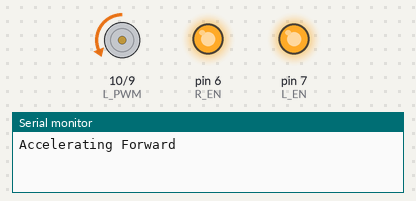
A sketch run on a simulated Arduino Uno, built with avr-gcc and run on an emulated ATmega328P. On the bench: motor-driver pin pairs drawn as motors (green arrow = first pin HIGH = forward, orange = second pin HIGH = backward, longer = more drive), output pins drawn as LEDs (lit = HIGH), the last lines printed to the serial monitor.

Above: at 1.32 s.
At 5.83 s:
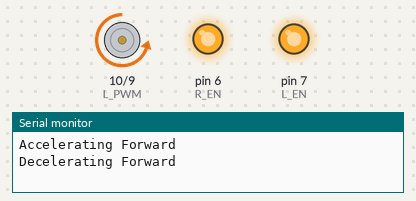
At 10.4 s:
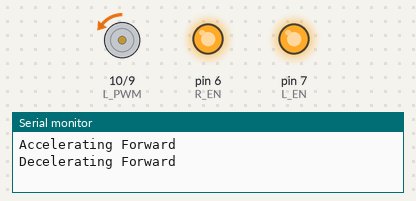
At 15.99 s:
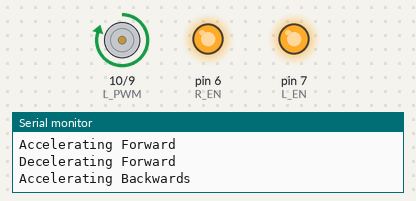
Timing chart, 0 to 27.3 s (numbered marks = the images above):
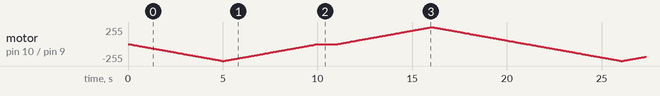

The sketch:

bts_test.ino
```cpp
// Pin Definitions
const uint8_t L_EN = 7;
const uint8_t R_EN = 6;
const uint8_t L_PWM = 10;
const uint8_t R_PWM = 9;

int delayTime = 50;

int calcPWM(float perc_val) {
  // This function converns a percentage value (0-100) into a PWM value (0-255)
  int pwm = (perc_val / 100) * 255;
  return pwm;
}

void setup() {
  // Activate PWM pins
  pinMode(L_PWM, OUTPUT);
  pinMode(R_PWM, OUTPUT);

  // Activate enable (EN) pins
  pinMode(L_EN, OUTPUT);
  pinMode(R_EN, OUTPUT);

  // Write 0 value to PWM motors to stop motor if they're moving
  analogWrite(L_PWM, 0);
  analogWrite(R_PWM, 0);

  // Enable "Right" and "Left" movement
  // NOTE: KEEP THESE THE SAME VALUE (unless you want smoke)
  digitalWrite(L_EN, HIGH);
  digitalWrite(R_EN, HIGH);

  Serial.begin(115200);
}

void loop() {
  Serial.println("\nAccelerating Forward");
  for (int i = 0; i < 100; i++) { // Accelerate forward from 0 to top speed for (100 * delayTime) milliseconds
    analogWrite(L_PWM, 0);
    analogWrite(R_PWM, calcPWM(i));
    delay(delayTime);
  }

  Serial.println("\nDecelerating Forward");
  for (int i = 0; i < 100; i++) { // Decelerate forward from top speed to 0 for (100 * delayTime) milliseconds
    analogWrite(L_PWM, 0);
    analogWrite(R_PWM, calcPWM(100-i));
    delay(delayTime);
  }

  delay(1000);

  Serial.println("\nAccelerating Backwards");
  for (int i = 0; i < 100; i++) { // Accelerate backward from 0 to top speed for (100 * delayTime) milliseconds
    analogWrite(R_PWM, 0);
    analogWrite(L_PWM, calcPWM(i));
    delay(delayTime);

  }

  Serial.println("\nDecelerating Backwards");
  for (int i = 0; i < 100; i++) { // Decelerate backward from top speed to 0 for (100 * delayTime) milliseconds
    analogWrite(R_PWM, 0);
    analogWrite(L_PWM, calcPWM(100-i));
    delay(delayTime);
  }
}
```
